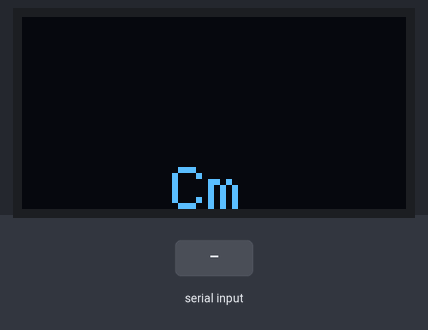
This sketch was run on a simulated ESP32. Parts: 128×64 one-colour display. Inputs (shaded band) come from the test bench. The modem accepts every AT command (registered, SIM ready, sends succeed) and sends nothing else; what the sketch prints to the serial monitor is not drawn.

Above: at 9.9 s.
10.0 s: "90,45\n" received over the second serial link
At 10.6 s:
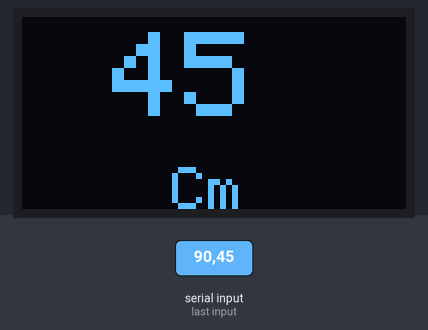
12.2 s: "30,150\n" received over the second serial link
At 12.8 s:
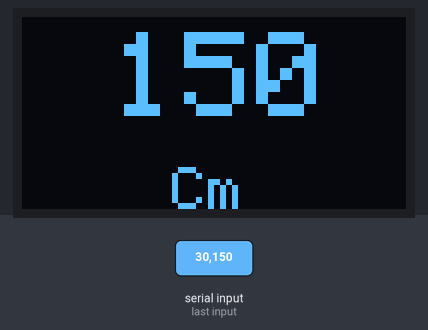
Timing chart, 0 to 15.2 s (numbered marks = the images above; inputs shaded):
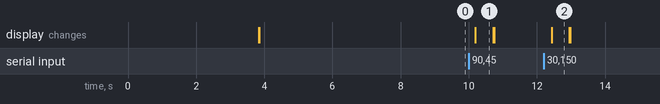

Measured:
- after the input at 10.0 s, the display: changes after 0.19 s (image 1)
- after the input at 12.2 s, the display: changes after 0.23 s (image 2)
- what the display in image 1 shows lasts 0.5 s, from 10.2 s to 10.7 s

The sketch:

c_digo_RYUW122_ANCHOR.ino
```cpp
#include <HardwareSerial.h>
#include <Adafruit_GFX.h>
#include <Adafruit_SSD1306.h>

#define SCREEN_WIDTH 128
#define SCREEN_HEIGHT 64
#define OLED_RESET -1
Adafruit_SSD1306 display(SCREEN_WIDTH, SCREEN_HEIGHT, &Wire, OLED_RESET);

HardwareSerial mySerial(2); // Definir objeto para comunicación serial hardware en el puerto 2
#define NRST 23

int previousDistance = -1; // Variable para almacenar la distancia anterior

void setup() {
  pinMode(NRST, OUTPUT);
  Serial.begin(115200);

  // Inicializar la pantalla OLED
  if(!display.begin(SSD1306_SWITCHCAPVCC, 0x3C)) {
    Serial.println(F("No se pudo iniciar la pantalla OLED"));
    while (true);
  }

  display.clearDisplay(); // Limpiar la pantalla
  display.setTextSize(2); // Establecer tamaño del texto
  display.setTextColor(SSD1306_WHITE); // Establecer color del texto
  display.setCursor(15, 20); // Establecer posición del cursor
  display.println("@fremext"); // Texto a mostrar en la pantalla OLED
  display.display(); // Mostrar en la pantalla
  delay(2000); // Esperar 2 segundos

  // Esperar a que el puerto serial se conecte. Solo necesario para USB nativo
  while (!Serial) {
    ;
  }

  // Inicializar comunicación serial para el módulo RYUW122
  mySerial.begin(115200, SERIAL_8N1, 16, 17); // Establecer velocidad de baudios y pines para ESP32

  HW_RESET(); // Realizar reseteo de hardware
  delay(1000);

  // Configuración como Anchor
  sendATCommand("AT+MODE=1\r\n"); // Establecer el modo como Anchor
  readResponse(); // Leer la respuesta del módulo
  delay(1000);

  sendATCommand("AT+NETWORKID=REYAX123\r\n"); // Establecer ID de red
  readResponse(); // Leer la respuesta del módulo
  delay(1000);

  sendATCommand("AT+ADDRESS=REYAX003\r\n"); // Establecer dirección del dispositivo
  readResponse(); // Leer la respuesta del módulo
  delay(1000);

  sendATCommand("AT+CPIN=FABC0002EEDCAA90FABC0002EEDCAA90\r\n"); // Establecer clave de encriptación
  readResponse(); // Leer la respuesta del módulo
  delay(1000);
}

void loop() {
  // Transmitir datos al Tag y solicitar distancia
  sendATCommand("AT+ANCHOR_SEND=DAVID123,4,TEST\r\n");
  readResponse(); // Leer la respuesta del módulo
  delay(250); // Intervalo entre mediciones, ajustar según sea necesario
}

// Función para enviar comandos AT al módulo RYUW122
void sendATCommand(String command) {
  mySerial.print(command); // Enviar el comando a RYUW122
  delay(250); // Esperar antes de enviar el siguiente comando
}

// Función para leer la respuesta del módulo RYUW122
void readResponse() {
  long startTime = millis(); // Guardar el tiempo de inicio
  while (!mySerial.available() && millis() - startTime < 250) {
    // Esperar la respuesta durante un máximo de 250 milisegundos
  }
  while (mySerial.available()) {
    Serial.write(mySerial.read()); // Eco de la respuesta en el monitor serie

    // Mostrar la distancia en la pantalla OLED
    display.clearDisplay(); // Limpiar la pantalla
    display.setTextSize(2); // Establecer tamaño del texto
    display.setTextColor(SSD1306_WHITE); // Establecer color del texto
    display.setCursor(50, 50); // Establecer posición del cursor
    display.println("Cm"); // Texto a mostrar en la pantalla OLED
    display.setTextSize(4); // Establecer tamaño del texto
    display.setCursor(30, 5); // Establecer posición del cursor
    String response = mySerial.readStringUntil('\n'); // Leer la respuesta del módulo
    int newDistance = response.substring(response.lastIndexOf(',') + 1).toInt(); // Obtener la distancia
    if (newDistance != previousDistance) { // Verificar si la distancia ha cambiado
      display.println(newDistance); // Mostrar la nueva distancia en la pantalla OLED
      previousDistance = newDistance; // Guardar la nueva distancia como la anterior
    }
    display.display(); // Mostrar en la pantalla OLED
  }
}

// Función para realizar un reseteo de hardware
void HW_RESET(){
      digitalWrite(NRST, LOW ); // Establecer pin NRST en bajo
      delay(500); // Esperar 500 milisegundos
      digitalWrite(NRST, HIGH); // Establecer pin NRST en alto
}
```
